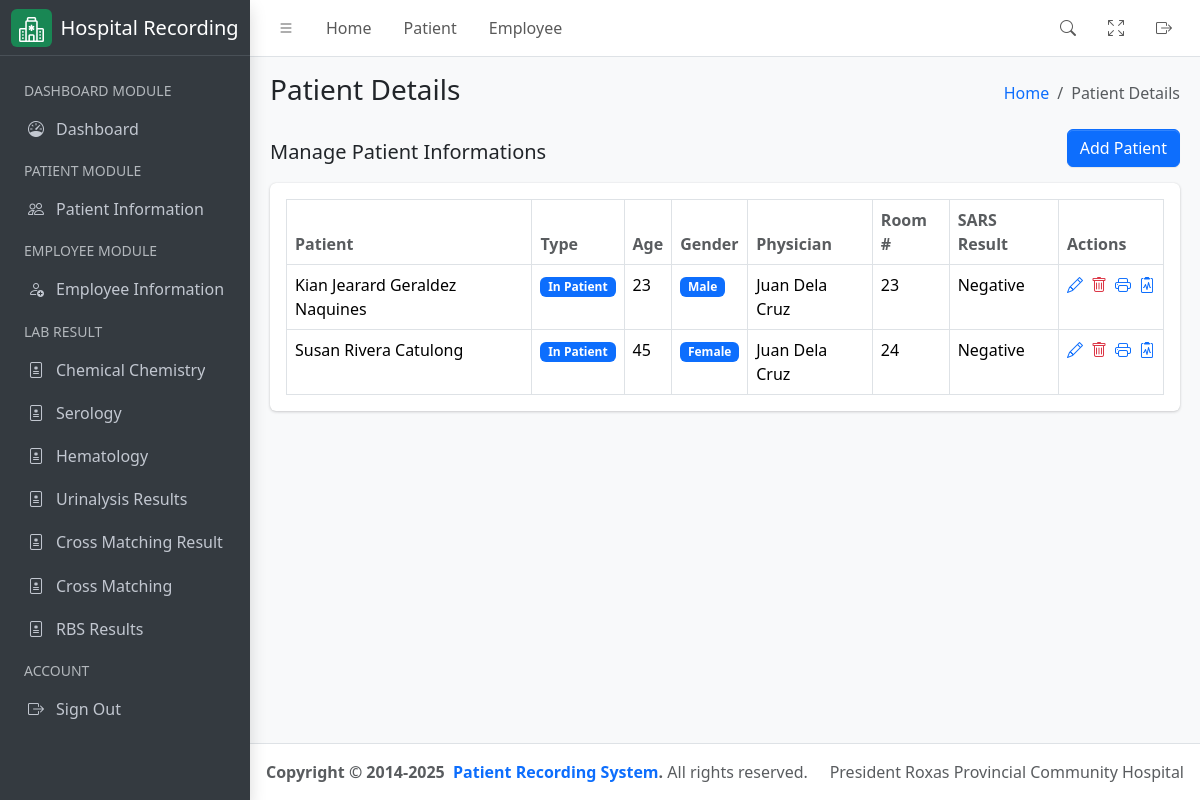
The page /patient/ on the database as committed earlier.
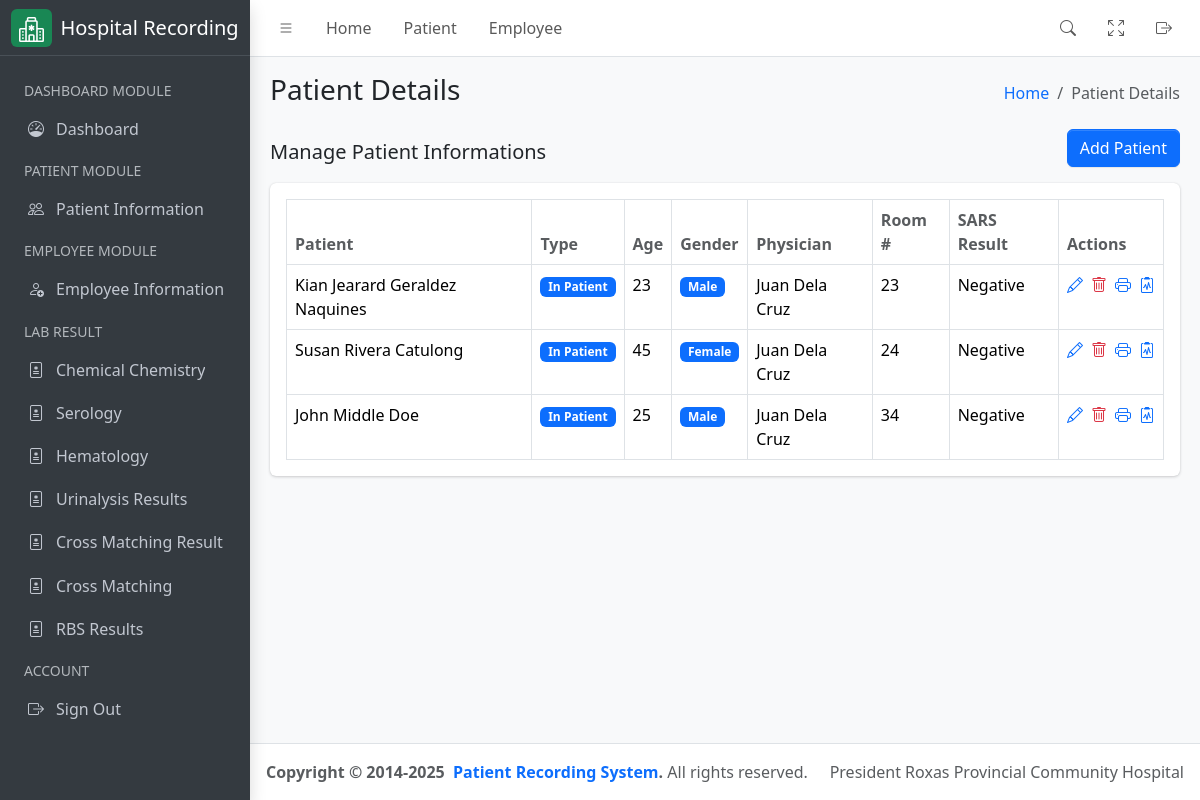
The same page on the database as committed later.
### hospital_app/models.py (models this page shows, shortened)
class Patient(models.Model):
    firstname = models.CharField(max_length=255)
    middlename = models.CharField(max_length=255)
    lastname = models.CharField(max_length=255)
    age = models.PositiveIntegerField()
    sex = models.CharField(
        max_length=10, choices=(("Male", "Male"), ("Female", "Female"))
    )
    physician = models.ForeignKey(
        User,
        related_name="physician",
        limit_choices_to={"groups__name": "Physician"},
        on_delete=models.CASCADE,
    )
    room_number = models.PositiveIntegerField()
    sample_type = models.CharField(max_length=255)
    time_of_collection = models.TimeField()
    date_of_collection = models.DateField()
    sars_result = models.CharField(max_length=255)
    date = models.DateField(auto_now_add=True)
    assigned_pathologist = models.ForeignKey(
        User,
        related_name="patient_pathologist",
        on_delete=models.CASCADE,
        null=True,
        blank=True,
        limit_choices_to={"groups__name": "Pathologist"},
    )
    assigned_technologist = models.ForeignKey(
        User,
        related_name="patient_technologist",
        on_delete=models.CASCADE,
        null=True,
        blank=True,
        limit_choices_to={"groups__name": "Medical Technologist"},
    )
    patient_type = models.CharField(
        max_length=100,
        default="In Patient",
        choices=(
            ("In Patient", "In Patient"),
            ("Out Patient", "Out Patient"),
        ),
    )
    def get_full_name(self):
        return f"{self.firstname} {self.middlename} {self.lastname}"

### hospital_app/views.py (the view)
# urls.py: path('patient/', PatientListView.as_view(), name="patient_list"),
class PatientListView(ListView):
    template_name = "patient.html"
    queryset = Patient.objects.all()
    context_object_name = "patients"
    def get_context_data(self, **kwargs):
        context = super().get_context_data(**kwargs)
        context["detail_header"] = "Patient Details List"
        context["humberger_header"] = "Patient Details"
        return context

### hospital_app/templates/patient.html
{% extends './includes/base.html' %}
{% block content %}
<div class="container-fluid">
    <div class="row">
        <div class="col-md-12">
            <div class="d-flex justify-content-between align-items-center">
                <h5>Manage Patient Informations</h5>
                <a href="{% url 'patient_add' %}" class="btn btn-primary mb-3">Add Patient</a>
            </div>
            <div class="card mb-4">
                <div class="card-body">
                    <table id="datatable" class="table table-bordered table-hover">
                        <thead>
                            <tr>
                                <th class="text-muted">Patient</th>
                                <th class="text-muted">Type</th>
                                <th class="text-muted">Age</th>
                                <th class="text-muted">Gender</th>
                                <th class="text-muted">Physician</th>
                                <th class="text-muted">Room #</th>
                                <th class="text-muted">SARS Result</th>
                                <th class="text-muted">Actions</th>
                            </tr>
                        </thead>
                        <tbody>
                            {% for result in patients %}
                            <tr>
                                <td>{{ result.get_full_name }}</td>
                                <td>
                                    <span class="badge bg-primary">{{ result.patient_type }}</span>
                                </td>
                                <td>{{ result.age }}</td>
                                <td>
                                    <span class="badge bg-primary">{{ result.sex }}</span>
                                </td>
                                <td>{{ result.physician.get_full_name }}</td>
                                <td>{{ result.room_number }}</td>
                                <td>{{ result.sars_result }}</td>
                                <td>
                                    <div class="d-flex align-items-center justify-content-start gap-2">
                                        <a href="{% url 'patient_update' pk=result.id %}" class="text-sm">
                                            <i class="bi bi-pencil"></i>
                                        </a>
                                        <a href="{% url 'patient_delete' pk=result.id %}" class="text-sm">
                                            <i class="bi bi-trash text-danger"></i>
                                        </a>
                                        <a href="{% url 'generate_panbio' pk=result.id %}">
                                            <i class="bi bi-printer"></i>
                                        </a>
                                        <a href="{% url 'generate_panbio' pk=result.id %}">
                                            <i class="bi bi-clipboard2-pulse"></i>
                                        </a>
                                    </div>
                                </td>
                            </tr>
                            {% endfor %}
                        </tbody>
                    </table>
                </div>
            </div>
        </div>
    </div>
</div>
{% endblock %}

### hospital_app/templates/includes/base.html (shortened to what this page needs)
{% load static %}
<!DOCTYPE html>
<html lang="en">
    <head>
        <link
            rel="stylesheet"
            href="https://cdn.jsdelivr.net/npm/@fontsource/source-sans-3@5.0.12/index.css"
        >
        <link
            rel="stylesheet"
            href="https://cdn.jsdelivr.net/npm/overlayscrollbars@2.3.0/styles/overlayscrollbars.min.css"
        >
        <link
            rel="stylesheet"
            href="https://cdn.jsdelivr.net/npm/bootstrap-icons@1.11.0/font/bootstrap-icons.min.css"
        >
        <link rel="stylesheet" href="{% static 'css/adminlte.css' %}">
        <link
            rel="stylesheet"
            href="https://cdn.jsdelivr.net/npm/apexcharts@3.37.1/dist/apexcharts.css"
        >
        <link href="https://cdn.datatables.net/v/bs5/jq-3.7.0/dt-2.1.8/datatables.min.css" rel="stylesheet">
    </head>
    <body class="layout-fixed sidebar-expand-lg bg-body-tertiary sidebar-collapse">
        <div class="app-wrapper">
            {% include './navbar.html' %}
       {% include './sidebar.html' %}
            <main class="app-main">
                {% include './subheader.html' %}
                <div class="app-content">
                    {% block content %}{% endblock %}
                </div>
            </main>
            {% include './footer.html' %}
        </div>
    </body>
</html>

### hospital_app/templates/includes/navbar.html (shortened to what this page needs)
{% load static %}
<nav class="app-header navbar navbar-expand bg-body">
    <div class="container-fluid">
        <ul class="navbar-nav">
            <li class="nav-item">
                <a
                    class="nav-link"
                    data-lte-toggle="sidebar"
                    href="#"
                    role="button"
                >
                    <i class="bi bi-list"></i>
                </a>
            </li>
            <li class="nav-item d-none d-md-block">
                <a href="#" class="nav-link">Home</a>
            </li>
            <li class="nav-item d-none d-md-block">
                <a href="{% url 'patient_list' %}" class="nav-link">Patient</a>
            </li>
            <li class="nav-item d-none d-md-block">
                <a href="#" class="nav-link">Employee</a>
            </li>
        </ul>
        <ul class="navbar-nav ms-auto">
            <li class="nav-item">
                <a
                    class="nav-link"
                    data-widget="navbar-search"
                    href="#"
                    role="button"
                >
                    <i class="bi bi-search"></i>
                </a>
            </li>
            <li class="nav-item">
                <a class="nav-link" href="#" data-lte-toggle="fullscreen">
                    <i data-lte-icon="maximize" class="bi bi-arrows-fullscreen"></i>
                </a>
            </li>
            <li class="nav-item">
                <a href="#" class="nav-link">
                    <i class="bi bi-box-arrow-right fw-bold"></i>
                </a>
            </li>
        </ul>
    </div>
</nav>

### hospital_app/templates/includes/sidebar.html (shortened to what this page needs)
{% load static %}
<aside class="app-sidebar bg-body-secondary shadow" data-bs-theme="dark">
    <div class="sidebar-brand d-flex align-items-center gap-2">
        <div class="bg-success rounded px-2 py-1">
        </div>
        <span class="fw-light text-white">Hospital Recording</span>
    </div>
    <div class="sidebar-wrapper d-flex flex-column">
        <nav class="mt-2 flex-grow-1">
            <ul
                class="nav sidebar-menu flex-column"
                data-lte-toggle="treeview"
                role="menu"
                data-accordion="false"
            >
                <li>
                    <a href="#" class="nav-link">
                        <small class="text-uppercase text-muted">
                            Dashboard Module
                        </small>
                    </a>
                </li>
                <li class="nav-item active">
                    <a href="{% url 'dashboard' %}" class="nav-link">
                        <i class="nav-icon bi bi-speedometer"></i>
                        <p>
                            Dashboard
                        </p>
                    </a>
                </li>
                <li>
                    <a href="#" class="nav-link">
                        <small class="text-uppercase text-muted">
                            Patient Module
                        </small>
                    </a>
                </li>
                <li class="nav-item active">
                    <a href="{% url 'patient_list' %}" class="nav-link">
                        <i class="nav-icon bi bi-people"></i>
                        <p>
                            Patient Information
                        </p>
                    </a>
                </li>
                <li>
                    <a href="#" class="nav-link">
                        <small class="text-uppercase text-muted">
                            Employee Module
                        </small>
                    </a>
                </li>
                <li class="nav-item">
                    <a href="{% url 'employee_list' %}" class="nav-link">
                        <i class="nav-icon bi bi-person-add"></i>
                        <p>
                            Employee Information
                        </p>
                    </a>
                </li>
                <li>
                    <a href="#" class="nav-link">
                        <small class="text-uppercase text-muted">
                            Lab result
                        </small>
                    </a>
                </li>
                <li class="nav-item">
                    <a href="{% url 'chemical_chemistry_list' %}" class="nav-link">
                        <i class="nav-icon bi bi-file-medical"></i>
                        <p>
                            Chemical Chemistry
                        </p>
                    </a>
                </li>
                <li class="nav-item">
                    <a href="{% url 'serology_list' %}" class="nav-link">
                        <i class="nav-icon bi bi-file-medical"></i>
                        <p>
                            Serology
                        </p>
                    </a>
                </li>
                <li class="nav-item">
                    <a href="{% url 'hematology_list' %}" class="nav-link">
                        <i class="nav-icon bi bi-file-medical"></i>
                        <p>
                            Hematology
                        </p>
                    </a>
                </li>
                <li class="nav-item">
                    <a href="{% url 'urinalysis_result_list' %}" class="nav-link">
                        <i class="nav-icon bi bi-file-medical"></i>
                        <p>
                            Urinalysis Results
                        </p>
                    </a>
                </li>
                <li class="nav-item">
                    <a href="{% url 'cross_matching_result_list' %}" class="nav-link">
                        <i class="nav-icon bi bi-file-medical"></i>
                        <p>
                            Cross Matching Result
                        </p>
                    </a>
                </li>
                <li class="nav-item">
                    <a href="{% url 'cross_matching_list' %}" class="nav-link">
                        <i class="nav-icon bi bi-file-medical"></i>
                        <p>
                            Cross Matching
                        </p>
                    </a>
                </li>
                <li class="nav-item">
                    <a href="{% url 'rbs_result_list' %}" class="nav-link">
                        <i class="nav-icon bi bi-file-medical"></i>
                        <p>
                            RBS Results
                        </p>
                    </a>
                </li>
                <li>
                    <a href="#" class="nav-link">
                        <small class="text-uppercase text-muted">
                            Account
                        </small>
                    </a>
                </li>
                <li class="nav-item mr-auto">
                    <a href="{% url 'logout_user' %}" class="nav-link">
                        <i class="nav-icon bi bi-box-arrow-right"></i>
                        <p>
                            Sign Out
                        </p>
                    </a>
                </li>
            </ul>
        </nav>
    </div>
</aside>

### hospital_app/templates/includes/subheader.html
<div class="app-content-header">
    <div class="container-fluid">
        <div class="row">
            <div class="col-sm-6">
                <h3 class="mb-0">{{ humberger_header }}</h3>
            </div>
            <div class="col-sm-6">
                <ol class="breadcrumb float-sm-end">
                    <li class="breadcrumb-item"><a href="{% url 'dashboard' %}">Home</a></li>
                    <li class="breadcrumb-item active" aria-current="page">
                        {{ humberger_header }}
                    </li>
                </ol>
            </div>
        </div>
    </div>
</div>

### hospital_app/templates/includes/footer.html
<footer class="app-footer">
    <div class="float-end d-none d-sm-inline">President Roxas Provincial Community Hospital</div> <strong>
        Copyright &copy; 2014-2025&nbsp;
        <a href="#" class="text-decoration-none">Patient Recording System</a>.
    </strong>
    All rights reserved.
</footer>

Rows that differ between the two databases and show on the page:
added Patient: get_full_name "John Middle Doe", patient_type "In Patient", age "25", sex "Male", physician.get_full_name "Juan Dela Cruz", room_number "34", sars_result "Negative"
